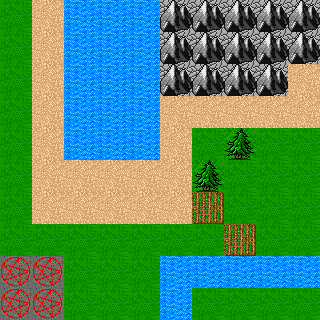

A level layout from a 2D game, rendered from its tile map. Below: a short description, then the map file with tile-grid data replaced by summaries:
An orthogonal 10x10 tile map with 32x32 px tiles, 1 tile layer (Tile Layer 1).

<map version="1.0" orientation="orthogonal" width="10" height="10" tilewidth="32" tileheight="32">
 <tileset firstgid="1" name="tiles" tilewidth="32" tileheight="32">
  <image source="spritesheet.png" width="288" height="608" />
 </tileset>
 <layer name="Tile Layer 1" width="10" height="10">
  <data>[100 cells, 100 non-empty, 7 distinct tile ids]</data>
 </layer>
</map>